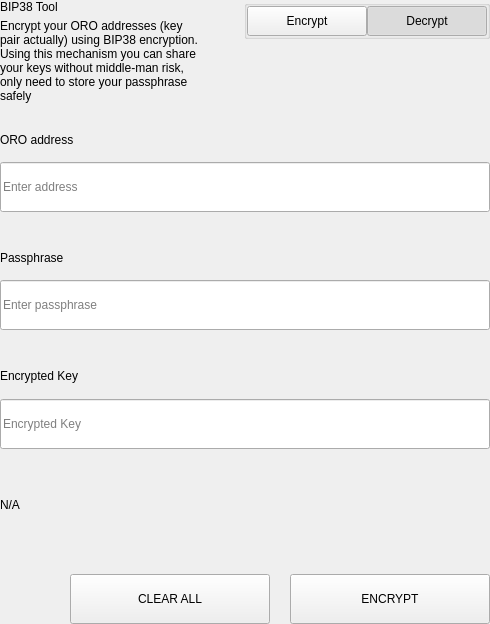
<?xml version="1.0" encoding="UTF-8"?>
<ui version="4.0">
 <class>SettingsBitToolWidget</class>
 <widget class="QWidget" name="SettingsBitToolWidget">
  <property name="geometry">
   <rect>
    <x>0</x>
    <y>0</y>
    <width>490</width>
    <height>624</height>
   </rect>
  </property>
  <property name="windowTitle">
   <string>Form</string>
  </property>
  <layout class="QVBoxLayout" name="verticalLayout">
   <property name="spacing">
    <number>0</number>
   </property>
   <property name="leftMargin">
    <number>0</number>
   </property>
   <property name="topMargin">
    <number>0</number>
   </property>
   <property name="rightMargin">
    <number>0</number>
   </property>
   <property name="bottomMargin">
    <number>0</number>
   </property>
   <item>
    <widget class="QWidget" name="left" native="true">
     <layout class="QVBoxLayout" name="verticalLayout_3">
      <property name="leftMargin">
       <number>0</number>
      </property>
      <property name="topMargin">
       <number>0</number>
      </property>
      <property name="rightMargin">
       <number>0</number>
      </property>
      <property name="bottomMargin">
       <number>0</number>
      </property>
      <item>
       <layout class="QVBoxLayout" name="verticalLayout_2">
        <property name="spacing">
         <number>0</number>
        </property>
        <item>
         <layout class="QHBoxLayout" name="horizontalLayout_3" stretch="3,1">
          <property name="spacing">
           <number>40</number>
          </property>
          <item>
           <layout class="QVBoxLayout" name="verticalLayoutTitle">
            <property name="spacing">
             <number>5</number>
            </property>
            <item>
             <widget class="QLabel" name="labelTitle">
              <property name="text">
               <string>BIP38 Tool</string>
              </property>
             </widget>
            </item>
            <item>
             <widget class="QLabel" name="labelSubtitle1">
              <property name="text">
               <string>Encrypt your ORO addresses (key pair actually) using BIP38 encryption.
Using this mechanism you can share your keys without middle-man risk, only need to store your passphrase safely</string>
              </property>
              <property name="wordWrap">
               <bool>true</bool>
              </property>
             </widget>
            </item>
           </layout>
          </item>
          <item alignment="Qt::AlignTop">
           <widget class="QGroupBox" name="groupBox">
            <property name="title">
             <string/>
            </property>
            <property name="alignment">
             <set>Qt::AlignLeading|Qt::AlignLeft|Qt::AlignTop</set>
            </property>
            <layout class="QHBoxLayout" name="horizontalLayout_4">
             <property name="spacing">
              <number>0</number>
             </property>
             <property name="leftMargin">
              <number>0</number>
             </property>
             <property name="topMargin">
              <number>0</number>
             </property>
             <property name="rightMargin">
              <number>0</number>
             </property>
             <property name="bottomMargin">
              <number>0</number>
             </property>
             <item>
              <spacer name="horizontalSpacer">
               <property name="orientation">
                <enum>Qt::Horizontal</enum>
               </property>
               <property name="sizeHint" stdset="0">
                <size>
                 <width>40</width>
                 <height>20</height>
                </size>
               </property>
              </spacer>
             </item>
             <item>
              <widget class="QPushButton" name="pushLeft">
               <property name="minimumSize">
                <size>
                 <width>120</width>
                 <height>30</height>
                </size>
               </property>
               <property name="maximumSize">
                <size>
                 <width>120</width>
                 <height>30</height>
                </size>
               </property>
               <property name="focusPolicy">
                <enum>Qt::NoFocus</enum>
               </property>
               <property name="text">
                <string>Encrypt</string>
               </property>
               <property name="checkable">
                <bool>true</bool>
               </property>
               <property name="autoExclusive">
                <bool>true</bool>
               </property>
              </widget>
             </item>
             <item>
              <widget class="QPushButton" name="pushRight">
               <property name="minimumSize">
                <size>
                 <width>120</width>
                 <height>30</height>
                </size>
               </property>
               <property name="maximumSize">
                <size>
                 <width>120</width>
                 <height>30</height>
                </size>
               </property>
               <property name="focusPolicy">
                <enum>Qt::NoFocus</enum>
               </property>
               <property name="text">
                <string>Decrypt</string>
               </property>
               <property name="checkable">
                <bool>true</bool>
               </property>
               <property name="checked">
                <bool>true</bool>
               </property>
               <property name="autoExclusive">
                <bool>true</bool>
               </property>
              </widget>
             </item>
            </layout>
           </widget>
          </item>
         </layout>
        </item>
        <item>
         <widget class="QStackedWidget" name="stackedWidget">
          <property name="currentIndex">
           <number>1</number>
          </property>
          <widget class="QWidget" name="pageDecrypt">
           <layout class="QVBoxLayout" name="verticalLayout_5">
            <property name="spacing">
             <number>0</number>
            </property>
            <property name="leftMargin">
             <number>0</number>
            </property>
            <property name="topMargin">
             <number>0</number>
            </property>
            <property name="rightMargin">
             <number>0</number>
            </property>
            <property name="bottomMargin">
             <number>0</number>
            </property>
            <item>
             <widget class="QWidget" name="widget" native="true">
              <property name="minimumSize">
               <size>
                <width>0</width>
                <height>100</height>
               </size>
              </property>
              <layout class="QVBoxLayout" name="verticalLayout_4">
               <property name="spacing">
                <number>0</number>
               </property>
               <property name="leftMargin">
                <number>0</number>
               </property>
               <property name="topMargin">
                <number>0</number>
               </property>
               <property name="rightMargin">
                <number>0</number>
               </property>
               <property name="bottomMargin">
                <number>0</number>
               </property>
               <item>
                <spacer name="verticalSpacer_2">
                 <property name="orientation">
                  <enum>Qt::Vertical</enum>
                 </property>
                 <property name="sizeType">
                  <enum>QSizePolicy::Fixed</enum>
                 </property>
                 <property name="sizeHint" stdset="0">
                  <size>
                   <width>20</width>
                   <height>20</height>
                  </size>
                 </property>
                </spacer>
               </item>
               <item>
                <layout class="QHBoxLayout" name="horizontalLayout_6" stretch="2">
                 <property name="spacing">
                  <number>0</number>
                 </property>
                 <item>
                  <layout class="QVBoxLayout" name="verticalLayout_7">
                   <property name="spacing">
                    <number>9</number>
                   </property>
                   <item>
                    <widget class="QLabel" name="labelSubtitleKey">
                     <property name="minimumSize">
                      <size>
                       <width>0</width>
                       <height>20</height>
                      </size>
                     </property>
                     <property name="maximumSize">
                      <size>
                       <width>16777215</width>
                       <height>20</height>
                      </size>
                     </property>
                     <property name="text">
                      <string>Encrypted key</string>
                     </property>
                    </widget>
                   </item>
                   <item>
                    <widget class="QLineEdit" name="lineEditKey">
                     <property name="minimumSize">
                      <size>
                       <width>0</width>
                       <height>50</height>
                      </size>
                     </property>
                     <property name="maximumSize">
                      <size>
                       <width>16777215</width>
                       <height>50</height>
                      </size>
                     </property>
                     <property name="placeholderText">
                      <string>Enter a encrypted key</string>
                     </property>
                    </widget>
                   </item>
                  </layout>
                 </item>
                </layout>
               </item>
               <item>
                <spacer name="verticalSpacer_3">
                 <property name="orientation">
                  <enum>Qt::Vertical</enum>
                 </property>
                 <property name="sizeType">
                  <enum>QSizePolicy::Fixed</enum>
                 </property>
                 <property name="sizeHint" stdset="0">
                  <size>
                   <width>20</width>
                   <height>20</height>
                  </size>
                 </property>
                </spacer>
               </item>
               <item>
                <layout class="QVBoxLayout" name="verticalLayout_9">
                 <property name="spacing">
                  <number>9</number>
                 </property>
                 <item>
                  <widget class="QLabel" name="labelSubtitlePassphrase">
                   <property name="maximumSize">
                    <size>
                     <width>16777215</width>
                     <height>20</height>
                    </size>
                   </property>
                   <property name="text">
                    <string>Passphrase</string>
                   </property>
                  </widget>
                 </item>
                 <item>
                  <widget class="QLineEdit" name="lineEditPassphrase">
                   <property name="minimumSize">
                    <size>
                     <width>0</width>
                     <height>50</height>
                    </size>
                   </property>
                   <property name="maximumSize">
                    <size>
                     <width>16777215</width>
                     <height>50</height>
                    </size>
                   </property>
                   <property name="placeholderText">
                    <string>Enter a passphrase</string>
                   </property>
                  </widget>
                 </item>
                </layout>
               </item>
               <item>
                <spacer name="verticalSpacer_4">
                 <property name="orientation">
                  <enum>Qt::Vertical</enum>
                 </property>
                 <property name="sizeType">
                  <enum>QSizePolicy::Fixed</enum>
                 </property>
                 <property name="sizeHint" stdset="0">
                  <size>
                   <width>20</width>
                   <height>20</height>
                  </size>
                 </property>
                </spacer>
               </item>
               <item>
                <widget class="QWidget" name="widget_3" native="true">
                 <property name="sizePolicy">
                  <sizepolicy hsizetype="Preferred" vsizetype="Fixed">
                   <horstretch>0</horstretch>
                   <verstretch>0</verstretch>
                  </sizepolicy>
                 </property>
                 <layout class="QVBoxLayout" name="verticalLayout_10">
                  <property name="spacing">
                   <number>9</number>
                  </property>
                  <property name="leftMargin">
                   <number>0</number>
                  </property>
                  <property name="topMargin">
                   <number>0</number>
                  </property>
                  <property name="rightMargin">
                   <number>0</number>
                  </property>
                  <property name="bottomMargin">
                   <number>0</number>
                  </property>
                  <item>
                   <widget class="QLabel" name="labelSubtitleDecryptResult">
                    <property name="minimumSize">
                     <size>
                      <width>0</width>
                      <height>20</height>
                     </size>
                    </property>
                    <property name="maximumSize">
                     <size>
                      <width>16777215</width>
                      <height>20</height>
                     </size>
                    </property>
                    <property name="text">
                     <string>Decrypted address result</string>
                    </property>
                   </widget>
                  </item>
                  <item>
                   <widget class="QWidget" name="widget_4" native="true">
                    <layout class="QHBoxLayout" name="horizontalLayout" stretch="6,0,1">
                     <property name="spacing">
                      <number>0</number>
                     </property>
                     <property name="leftMargin">
                      <number>0</number>
                     </property>
                     <property name="topMargin">
                      <number>0</number>
                     </property>
                     <property name="rightMargin">
                      <number>0</number>
                     </property>
                     <property name="bottomMargin">
                      <number>0</number>
                     </property>
                     <item alignment="Qt::AlignVCenter">
                      <widget class="QLineEdit" name="lineEditDecryptResult">
                       <property name="minimumSize">
                        <size>
                         <width>0</width>
                         <height>50</height>
                        </size>
                       </property>
                       <property name="maximumSize">
                        <size>
                         <width>16777215</width>
                         <height>50</height>
                        </size>
                       </property>
                       <property name="placeholderText">
                        <string>Decrypted Address</string>
                       </property>
                      </widget>
                     </item>
                     <item>
                      <spacer name="horizontalSpacer_4">
                       <property name="orientation">
                        <enum>Qt::Horizontal</enum>
                       </property>
                       <property name="sizeType">
                        <enum>QSizePolicy::Fixed</enum>
                       </property>
                       <property name="sizeHint" stdset="0">
                        <size>
                         <width>20</width>
                         <height>50</height>
                        </size>
                       </property>
                      </spacer>
                     </item>
                     <item>
                      <widget class="QPushButton" name="pushButtonImport">
                       <property name="minimumSize">
                        <size>
                         <width>140</width>
                         <height>40</height>
                        </size>
                       </property>
                       <property name="text">
                        <string>Import Address</string>
                       </property>
                      </widget>
                     </item>
                    </layout>
                   </widget>
                  </item>
                 </layout>
                </widget>
               </item>
               <item>
                <widget class="QLabel" name="statusLabel_DEC">
                 <property name="maximumSize">
                  <size>
                   <width>16777215</width>
                   <height>40</height>
                  </size>
                 </property>
                 <property name="text">
                  <string/>
                 </property>
                </widget>
               </item>
               <item>
                <spacer name="verticalSpacer">
                 <property name="orientation">
                  <enum>Qt::Vertical</enum>
                 </property>
                 <property name="sizeType">
                  <enum>QSizePolicy::Preferred</enum>
                 </property>
                 <property name="sizeHint" stdset="0">
                  <size>
                   <width>20</width>
                   <height>20</height>
                  </size>
                 </property>
                </spacer>
               </item>
               <item>
                <layout class="QHBoxLayout" name="horizontalLayout_7">
                 <property name="spacing">
                  <number>0</number>
                 </property>
                 <item>
                  <spacer name="horizontalSpacer_5">
                   <property name="orientation">
                    <enum>Qt::Horizontal</enum>
                   </property>
                   <property name="sizeType">
                    <enum>QSizePolicy::Expanding</enum>
                   </property>
                   <property name="sizeHint" stdset="0">
                    <size>
                     <width>40</width>
                     <height>20</height>
                    </size>
                   </property>
                  </spacer>
                 </item>
                 <item>
                  <widget class="QPushButton" name="pushButtonDecryptClear">
                   <property name="minimumSize">
                    <size>
                     <width>200</width>
                     <height>50</height>
                    </size>
                   </property>
                   <property name="maximumSize">
                    <size>
                     <width>200</width>
                     <height>50</height>
                    </size>
                   </property>
                   <property name="text">
                    <string>CLEAR</string>
                   </property>
                  </widget>
                 </item>
                 <item>
                  <spacer name="horizontalSpacer_3">
                   <property name="orientation">
                    <enum>Qt::Horizontal</enum>
                   </property>
                   <property name="sizeType">
                    <enum>QSizePolicy::Fixed</enum>
                   </property>
                   <property name="sizeHint" stdset="0">
                    <size>
                     <width>20</width>
                     <height>20</height>
                    </size>
                   </property>
                  </spacer>
                 </item>
                 <item>
                  <widget class="QPushButton" name="pushButtonDecrypt">
                   <property name="minimumSize">
                    <size>
                     <width>200</width>
                     <height>50</height>
                    </size>
                   </property>
                   <property name="maximumSize">
                    <size>
                     <width>200</width>
                     <height>50</height>
                    </size>
                   </property>
                   <property name="text">
                    <string>DECRYPT KEY</string>
                   </property>
                  </widget>
                 </item>
                </layout>
               </item>
              </layout>
             </widget>
            </item>
           </layout>
          </widget>
          <widget class="QWidget" name="pageEncrypt">
           <layout class="QVBoxLayout" name="verticalLayout_11">
            <property name="spacing">
             <number>0</number>
            </property>
            <property name="leftMargin">
             <number>0</number>
            </property>
            <property name="topMargin">
             <number>0</number>
            </property>
            <property name="rightMargin">
             <number>0</number>
            </property>
            <property name="bottomMargin">
             <number>0</number>
            </property>
            <item>
             <spacer name="verticalSpacer_8">
              <property name="orientation">
               <enum>Qt::Vertical</enum>
              </property>
              <property name="sizeType">
               <enum>QSizePolicy::Fixed</enum>
              </property>
              <property name="sizeHint" stdset="0">
               <size>
                <width>20</width>
                <height>20</height>
               </size>
              </property>
             </spacer>
            </item>
            <item>
             <widget class="QWidget" name="containerAddressEnc" native="true">
              <layout class="QVBoxLayout" name="containerAddressEncLayout">
               <property name="spacing">
                <number>5</number>
               </property>
               <property name="leftMargin">
                <number>0</number>
               </property>
               <property name="topMargin">
                <number>0</number>
               </property>
               <property name="rightMargin">
                <number>0</number>
               </property>
               <property name="bottomMargin">
                <number>0</number>
               </property>
               <item>
                <widget class="QLabel" name="labelSubtitleAddress">
                 <property name="minimumSize">
                  <size>
                   <width>0</width>
                   <height>20</height>
                  </size>
                 </property>
                 <property name="maximumSize">
                  <size>
                   <width>16777215</width>
                   <height>20</height>
                  </size>
                 </property>
                 <property name="text">
                  <string>ORO address</string>
                 </property>
                </widget>
               </item>
               <item>
                <widget class="QLineEdit" name="addressIn_ENC">
                 <property name="minimumSize">
                  <size>
                   <width>0</width>
                   <height>50</height>
                  </size>
                 </property>
                 <property name="placeholderText">
                  <string>Enter address</string>
                 </property>
                </widget>
               </item>
              </layout>
             </widget>
            </item>
            <item>
             <spacer name="verticalSpacer_6">
              <property name="orientation">
               <enum>Qt::Vertical</enum>
              </property>
              <property name="sizeType">
               <enum>QSizePolicy::Fixed</enum>
              </property>
              <property name="sizeHint" stdset="0">
               <size>
                <width>20</width>
                <height>20</height>
               </size>
              </property>
             </spacer>
            </item>
            <item>
             <widget class="QWidget" name="containerAddress" native="true">
              <layout class="QHBoxLayout" name="horizontalLayout_9" stretch="2">
               <property name="spacing">
                <number>0</number>
               </property>
               <property name="leftMargin">
                <number>0</number>
               </property>
               <property name="topMargin">
                <number>0</number>
               </property>
               <property name="rightMargin">
                <number>0</number>
               </property>
               <property name="bottomMargin">
                <number>0</number>
               </property>
               <item>
                <layout class="QVBoxLayout" name="verticalLayout_8">
                 <property name="spacing">
                  <number>5</number>
                 </property>
                 <item>
                  <widget class="QLabel" name="labelSubtitleMessage">
                   <property name="minimumSize">
                    <size>
                     <width>0</width>
                     <height>20</height>
                    </size>
                   </property>
                   <property name="maximumSize">
                    <size>
                     <width>16777215</width>
                     <height>20</height>
                    </size>
                   </property>
                   <property name="text">
                    <string>Passphrase</string>
                   </property>
                  </widget>
                 </item>
                 <item>
                  <widget class="QLineEdit" name="passphraseIn_ENC">
                   <property name="minimumSize">
                    <size>
                     <width>0</width>
                     <height>50</height>
                    </size>
                   </property>
                   <property name="maximumSize">
                    <size>
                     <width>16777215</width>
                     <height>50</height>
                    </size>
                   </property>
                   <property name="placeholderText">
                    <string>Enter passphrase</string>
                   </property>
                  </widget>
                 </item>
                </layout>
               </item>
              </layout>
             </widget>
            </item>
            <item>
             <spacer name="verticalSpacer_7">
              <property name="orientation">
               <enum>Qt::Vertical</enum>
              </property>
              <property name="sizeType">
               <enum>QSizePolicy::Fixed</enum>
              </property>
              <property name="sizeHint" stdset="0">
               <size>
                <width>20</width>
                <height>20</height>
               </size>
              </property>
             </spacer>
            </item>
            <item>
             <widget class="QWidget" name="widget_2" native="true">
              <property name="minimumSize">
               <size>
                <width>0</width>
                <height>75</height>
               </size>
              </property>
              <property name="maximumSize">
               <size>
                <width>16777215</width>
                <height>16777215</height>
               </size>
              </property>
              <layout class="QVBoxLayout" name="verticalLayout_6">
               <property name="leftMargin">
                <number>0</number>
               </property>
               <property name="topMargin">
                <number>0</number>
               </property>
               <property name="rightMargin">
                <number>0</number>
               </property>
               <property name="bottomMargin">
                <number>0</number>
               </property>
               <item>
                <widget class="QLabel" name="labelSubtitleEncryptedKey">
                 <property name="minimumSize">
                  <size>
                   <width>0</width>
                   <height>20</height>
                  </size>
                 </property>
                 <property name="maximumSize">
                  <size>
                   <width>16777215</width>
                   <height>20</height>
                  </size>
                 </property>
                 <property name="text">
                  <string>Encrypted Key</string>
                 </property>
                </widget>
               </item>
               <item>
                <widget class="QLineEdit" name="encryptedKeyOut_ENC">
                 <property name="minimumSize">
                  <size>
                   <width>0</width>
                   <height>50</height>
                  </size>
                 </property>
                 <property name="placeholderText">
                  <string>Encrypted Key</string>
                 </property>
                </widget>
               </item>
              </layout>
             </widget>
            </item>
            <item>
             <widget class="QLabel" name="statusLabel_ENC">
              <property name="text">
               <string notr="true">N/A</string>
              </property>
             </widget>
            </item>
            <item>
             <spacer name="verticalSpacer_5">
              <property name="orientation">
               <enum>Qt::Vertical</enum>
              </property>
              <property name="sizeType">
               <enum>QSizePolicy::Fixed</enum>
              </property>
              <property name="sizeHint" stdset="0">
               <size>
                <width>20</width>
                <height>20</height>
               </size>
              </property>
             </spacer>
            </item>
            <item>
             <layout class="QHBoxLayout" name="horizontalLayout_8">
              <property name="spacing">
               <number>0</number>
              </property>
              <item>
               <spacer name="horizontalSpacer_6">
                <property name="orientation">
                 <enum>Qt::Horizontal</enum>
                </property>
                <property name="sizeType">
                 <enum>QSizePolicy::Expanding</enum>
                </property>
                <property name="sizeHint" stdset="0">
                 <size>
                  <width>40</width>
                  <height>20</height>
                 </size>
                </property>
               </spacer>
              </item>
              <item>
               <widget class="QPushButton" name="pushButtonClear">
                <property name="minimumSize">
                 <size>
                  <width>200</width>
                  <height>50</height>
                 </size>
                </property>
                <property name="focusPolicy">
                 <enum>Qt::NoFocus</enum>
                </property>
                <property name="text">
                 <string>CLEAR ALL</string>
                </property>
               </widget>
              </item>
              <item>
               <spacer name="horizontalSpacer_2">
                <property name="orientation">
                 <enum>Qt::Horizontal</enum>
                </property>
                <property name="sizeType">
                 <enum>QSizePolicy::Fixed</enum>
                </property>
                <property name="sizeHint" stdset="0">
                 <size>
                  <width>20</width>
                  <height>20</height>
                 </size>
                </property>
               </spacer>
              </item>
              <item>
               <widget class="QPushButton" name="pushButtonEncrypt">
                <property name="minimumSize">
                 <size>
                  <width>200</width>
                  <height>50</height>
                 </size>
                </property>
                <property name="maximumSize">
                 <size>
                  <width>200</width>
                  <height>50</height>
                 </size>
                </property>
                <property name="focusPolicy">
                 <enum>Qt::NoFocus</enum>
                </property>
                <property name="text">
                 <string>ENCRYPT</string>
                </property>
               </widget>
              </item>
             </layout>
            </item>
           </layout>
          </widget>
         </widget>
        </item>
       </layout>
      </item>
     </layout>
    </widget>
   </item>
  </layout>
 </widget>
 <resources/>
 <connections/>
</ui>
